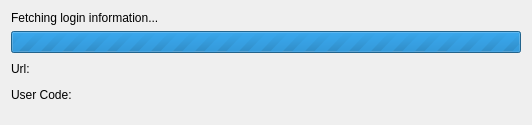
<?xml version="1.0" encoding="UTF-8"?>
<ui version="4.0">
 <class>GithubCopilotLoginDialog</class>
 <widget class="QDialog" name="GithubCopilotLoginDialog">
  <property name="geometry">
   <rect>
    <x>0</x>
    <y>0</y>
    <width>532</width>
    <height>125</height>
   </rect>
  </property>
  <property name="windowTitle">
   <string>Login to Github</string>
  </property>
  <layout class="QVBoxLayout" name="verticalLayout">
   <item>
    <widget class="QLabel" name="lbStatus">
     <property name="text">
      <string>Fetching login information...</string>
     </property>
    </widget>
   </item>
   <item>
    <widget class="QProgressBar" name="progressBar">
     <property name="maximum">
      <number>0</number>
     </property>
     <property name="value">
      <number>-1</number>
     </property>
     <property name="textVisible">
      <bool>false</bool>
     </property>
    </widget>
   </item>
   <item>
    <layout class="QHBoxLayout" name="horizontalLayout_2">
     <item>
      <widget class="QLabel" name="label_3">
       <property name="text">
        <string>Url:</string>
       </property>
      </widget>
     </item>
     <item>
      <widget class="QLabel" name="lbUrl">
       <property name="text">
        <string/>
       </property>
       <property name="openExternalLinks">
        <bool>true</bool>
       </property>
      </widget>
     </item>
     <item>
      <spacer name="horizontalSpacer_2">
       <property name="orientation">
        <enum>Qt::Orientation::Horizontal</enum>
       </property>
       <property name="sizeHint" stdset="0">
        <size>
         <width>40</width>
         <height>20</height>
        </size>
       </property>
      </spacer>
     </item>
    </layout>
   </item>
   <item>
    <layout class="QHBoxLayout" name="horizontalLayout">
     <item>
      <widget class="QLabel" name="label">
       <property name="text">
        <string>User Code:</string>
       </property>
      </widget>
     </item>
     <item>
      <widget class="QLabel" name="lbUserCode">
       <property name="text">
        <string/>
       </property>
       <property name="textInteractionFlags">
        <set>Qt::TextInteractionFlag::TextSelectableByMouse</set>
       </property>
      </widget>
     </item>
     <item>
      <spacer name="horizontalSpacer">
       <property name="orientation">
        <enum>Qt::Orientation::Horizontal</enum>
       </property>
       <property name="sizeHint" stdset="0">
        <size>
         <width>40</width>
         <height>20</height>
        </size>
       </property>
      </spacer>
     </item>
    </layout>
   </item>
   <item>
    <spacer name="verticalSpacer">
     <property name="orientation">
      <enum>Qt::Orientation::Vertical</enum>
     </property>
     <property name="sizeHint" stdset="0">
      <size>
       <width>20</width>
       <height>40</height>
      </size>
     </property>
    </spacer>
   </item>
  </layout>
 </widget>
 <resources/>
 <connections/>
</ui>
